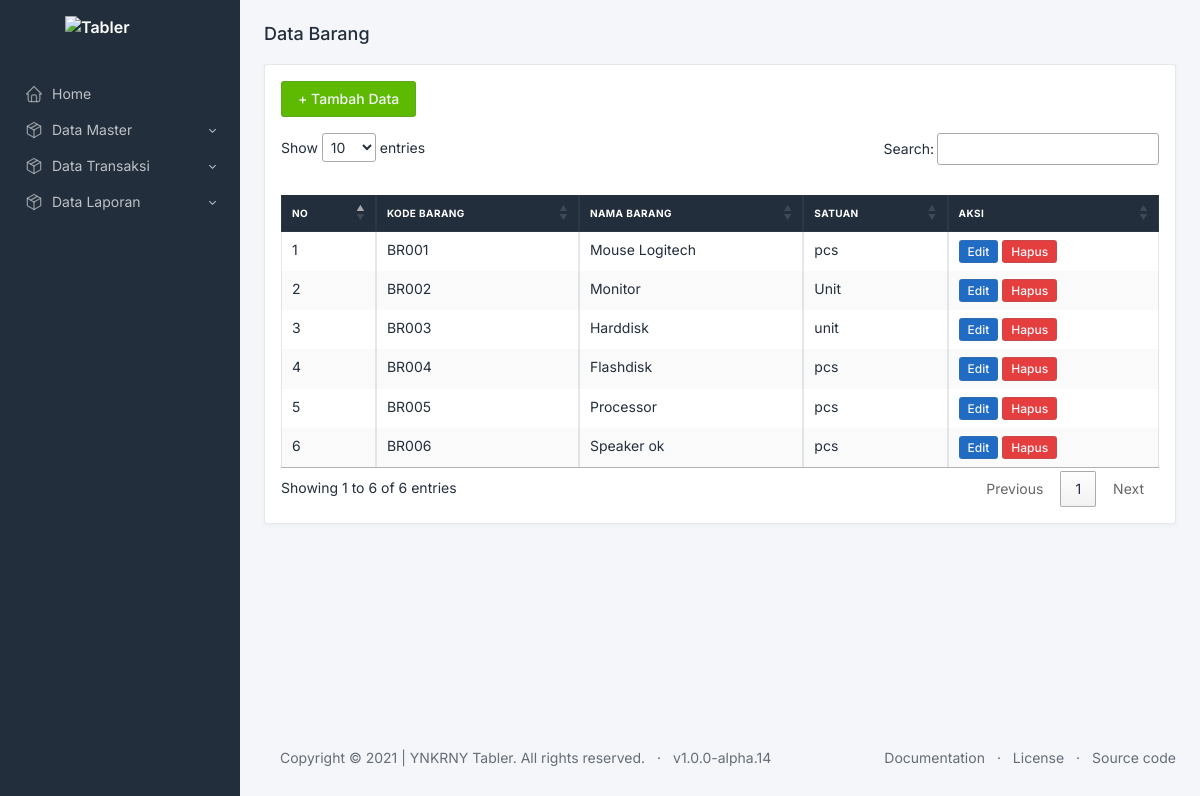
/index.php/barang, run on the app's committed database.
### tables this page shows
CREATE TABLE `barang_master` (
  `kode_barang` varchar(5) NOT NULL,
  `nama_barang` varchar(50) NOT NULL,
  `satuan` varchar(5) DEFAULT NULL
);

### application/libraries/Template.php (called while the page is built)
<?php if ( ! defined('BASEPATH')) exit('No direct script access allowed');
class Template {
		var $template_data = array();
		function set($name, $value)
		{
			$this->template_data[$name] = $value;
		}
		function load($template = '', $view = '' , $view_data = array(), $return = FALSE)
		{
			$this->CI =& get_instance();
			$this->set('contents', $this->CI->load->view($view, $view_data, TRUE));
			return $this->CI->load->view($template, $this->template_data, $return);
		}
}

### application/controllers/Barang.php (called while the page is built, shortened)
<?php
class Barang extends CI_Controller
{
    function index()
    {
        $data['barang'] = $this->Model_barang->getDataBarang()->result();
        $this->template->load('template/template', 'barang/view_barang', $data);
    }
}

### index.php (called while the page is built, shortened)
<?php
require_once BASEPATH.'core/CodeIgniter.php';

### application/models/Model_barang.php (called while the page is built, shortened)
<?php
class Model_barang extends CI_Model
{
    function getDataBarang()
    {
        return $this->db->get('barang_master');
    }
}

### application/views/barang/view_barang.php (the view, shortened to what this page needs)
<h2 class="page-title">
    Data Barang
</h2>
<div class="row mt-3">
    <div class="col-md-12">
        <div class="card">
            <div class="card-body">
            <a href="#" class="btn btn-success mb-3" id="tambahbarang">+ Tambah Data</a>
            <table class="table table-striped table-bordered" id="tabelbarang">
                <thead>
                    <tr>
                    <th class="th">NO</th>
                    <th class="th">KODE BARANG</th>
                    <th class="th">NAMA BARANG</th>
                    <th class="th">SATUAN</th>
                    <th class="th">AKSI </th>
                    </tr>
                </thead>
                <tbody>
                    <?php
                    $no = 1;
                    foreach($barang as $b) { ?>
                        <tr>
                            <td><?php echo $no; ?></td>
                            <td><?php echo $b->kode_barang; ?></td>
                            <td><?php echo $b->nama_barang; ?></td>
                            <td><?php echo $b->satuan; ?></td>
                            <td>
                                <a href="#" data-kodebarang="<?php echo $b->kode_barang; ?>" class="btn btn-sm btn-primary edit">Edit</a>
                                <a href="#" data-href="<?= base_url(); ?>barang/hapusbarang/<?= $b->kode_barang; ?>" class="btn btn-sm btn-danger hapus">Hapus</a>
                            </td>
                        </tr>
                    <?php $no++; } ?>
                </tbody>
            </table>
            </div>
        </div>
    </div>
</div>

### application/views/template/template.php (shortened to what this page needs)
<!doctype html>
<html lang="en">
  <head>
    <link href="<?php echo base_url(); ?>assets/dist/libs/jqvmap/dist/jqvmap.min.css" rel="stylesheet"/>
    <link href="<?php echo base_url(); ?>assets/dist/css/tabler.min.css" rel="stylesheet"/>
    <link href="<?php echo base_url(); ?>assets/dist/css/tabler-flags.min.css" rel="stylesheet"/>
    <link href="<?php echo base_url(); ?>assets/dist/css/tabler-payments.min.css" rel="stylesheet"/>
    <link href="<?php echo base_url(); ?>assets/dist/css/tabler-vendors.min.css" rel="stylesheet"/>
    <link href="<?php echo base_url(); ?>assets/dist/css/demo.min.css" rel="stylesheet"/>
	  <link rel="stylesheet" href="//cdnjs.cloudflare.com/ajax/libs/jquery.bootstrapvalidator/0.5.2/css/bootstrapValidator.min.css" />
    <link rel="stylesheet" href="//cdn.datatables.net/1.10.25/css/jquery.dataTables.min.css" />
    <link href="<?php echo base_url(); ?>assets/dist/libs/flatpickr/dist/flatpickr.min.css" rel="stylesheet"/>
  </head>
  <body class="antialiased">
    <aside class="navbar navbar-vertical navbar-expand-lg navbar-dark">
      <div class="container">
        <a href="." class="navbar-brand navbar-brand-autodark">
          <img src="<?php echo base_url(); ?>assets/static/logo-white.svg" width="110" height="32" alt="Tabler" class="navbar-brand-image">
        </a>
        <div class="collapse navbar-collapse" id="navbar-menu">
          <ul class="navbar-nav pt-lg-3">
            <li class="nav-item">
              <a class="nav-link" href="./index.html" >
                <span class="nav-link-icon d-md-none d-lg-inline-block">
                </span>
                <span class="nav-link-title">
                  Home
                </span>
              </a>
            </li>
            <li class="nav-item dropdown">
              <a class="nav-link dropdown-toggle" href="#navbar-base" data-toggle="dropdown" role="button" aria-expanded="false" >
                <span class="nav-link-icon d-md-none d-lg-inline-block">
                </span>
                <span class="nav-link-title">
                  Data Master
                </span>
              </a>
            </li>
            <li class="nav-item dropdown">
              <a class="nav-link dropdown-toggle" href="#navbar-base" data-toggle="dropdown" role="button" aria-expanded="false" >
                <span class="nav-link-icon d-md-none d-lg-inline-block">
                </span>
                <span class="nav-link-title">
                  Data Transaksi
                </span>
              </a>
            </li>
            <li class="nav-item dropdown">
              <a class="nav-link dropdown-toggle" href="#navbar-base" data-toggle="dropdown" role="button" aria-expanded="false" >
                <span class="nav-link-icon d-md-none d-lg-inline-block">
                </span>
                <span class="nav-link-title">
                  Data Laporan
                </span>
              </a>
            </li>
          </ul>
        </div>
      </div>
    </aside>
    <div class="page">
      <div class="content">
       <div class="container-xl">
            <?php echo $contents; ?>
       </div>
        <footer class="footer footer-transparent d-print-none">
          <div class="container">
            <div class="row text-center align-items-center flex-row-reverse">
              <div class="col-lg-auto ml-lg-auto">
                <ul class="list-inline list-inline-dots mb-0">
                  <li class="list-inline-item"><a href="./docs/index.html" class="link-secondary">Documentation</a></li>
                  <li class="list-inline-item"><a href="./license.html" class="link-secondary">License</a></li>
                  <li class="list-inline-item"><a href="https://github.com/tabler/tabler" target="_blank" class="link-secondary">Source code</a></li>
                </ul>
              </div>
              <div class="col-12 col-lg-auto mt-3 mt-lg-0">
                <ul class="list-inline list-inline-dots mb-0">
                  <li class="list-inline-item">
                    Copyright © 2021 | YNKRNY
                    <a href="." class="link-secondary">Tabler</a>.
                    All rights reserved.
                  </li>
                  <li class="list-inline-item">
                    <a href="./changelog.html" class="link-secondary" rel="noopener">v1.0.0-alpha.14</a>
                  </li>
                </ul>
              </div>
            </div>
          </div>
        </footer>
      </div>
    </div>
  </body>
</html>

### data on the page
barang_master: kode_barang "BR001", nama_barang "Mouse Logitech", satuan "pcs"
barang_master: kode_barang "BR002", nama_barang "Monitor", satuan "Unit"
barang_master: kode_barang "BR003", nama_barang "Harddisk", satuan "unit"
barang_master: kode_barang "BR004", nama_barang "Flashdisk", satuan "pcs"
barang_master: kode_barang "BR005", nama_barang "Processor", satuan "pcs"
barang_master: kode_barang "BR006", nama_barang "Speaker ok", satuan "pcs"
